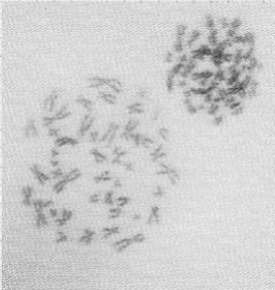
%> input picture Faculdade/PG/imagens/cromossomos.bmp, 275 x 290 px
$ octave dif.m   (GNU Octave 9; MATLAB toolbox functions it lacks are replaced by stand-ins)
%> lines starting %> are read from the running program, lines starting %| are printed output that depends on the picture
clear, close all,  clc
g1 = imread('cromossomos.bmp');
%> g1 is the input picture: size 290x275x3 uint8; min 63, max 250, mean 206.4
g2 = imread('fundo_cromossomos.bmp');
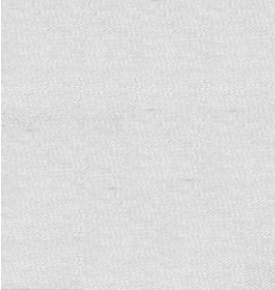
%> input picture Faculdade/PG/imagens/fundo_cromossomos.bmp, 275 x 290 px
%> g2 is the input picture: size 290x275x3 uint8; min 190, max 255, mean 221.6
%g1=rgb2gray(g1);
%g2=rgb2gray(g2);
figure, imshow(g1);
figure, imshow(g2);
g3 = imabsdiff(g2,g1);
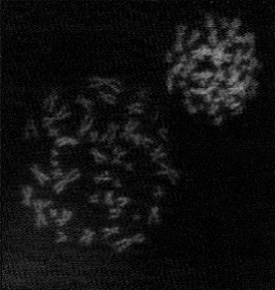
%> g3: size 290x275x3 uint8; min 0, max 157, mean 17
g4 = imcomplement(g3);
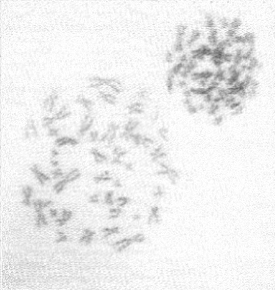
%> g4: size 290x275x3 uint8; min 98, max 255, mean 238
figure('Name', 'Imagem Original'),imshow(g1)
figure('Name', 'Histograma da Img. Original'), imhist(g1)
%> after `imhist(g1)`:
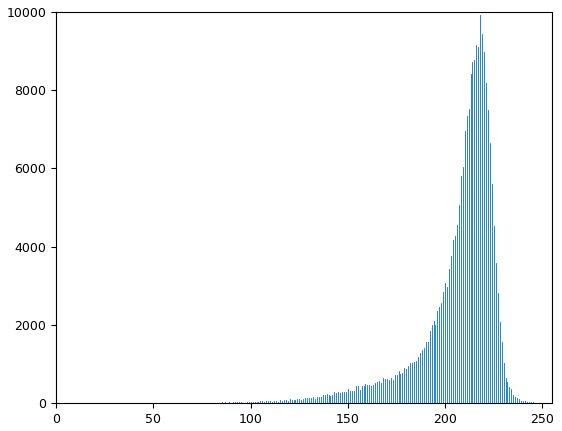
%> figure redrawn from the program's plot data; highest point at x = 218, y = 9924
figure('Name','Imagem do Fundo'), imshow(g2)
figure('Name','Histograma da Imagem do Fundo'), imhist(g2)
%> after `imhist(g2)`:
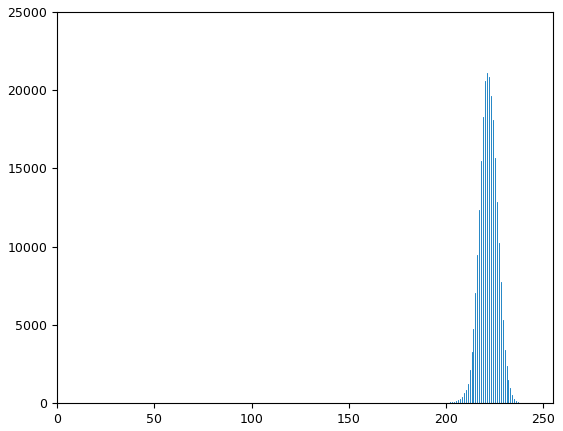
%> figure redrawn from the program's plot data; highest point at x = 221, y = 21120
figure('Name', 'Imagem Diferen鏰'), imshow(g3)
figure('Name', 'Histograma da Imagem Diferen鏰'), imhist(g3)
%> after `imhist(g3)`:
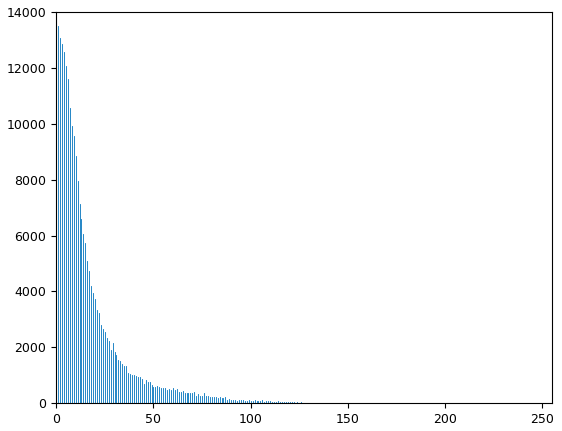
%> figure redrawn from the program's plot data; highest point at x = 1, y = 13503
figure('Name','Imagem resultado da subtra玢o complementada'), imshow(g4)
figure('Name','Histograma da Imagem complementada'), imhist(g4)
%> after `imhist(g4)`:
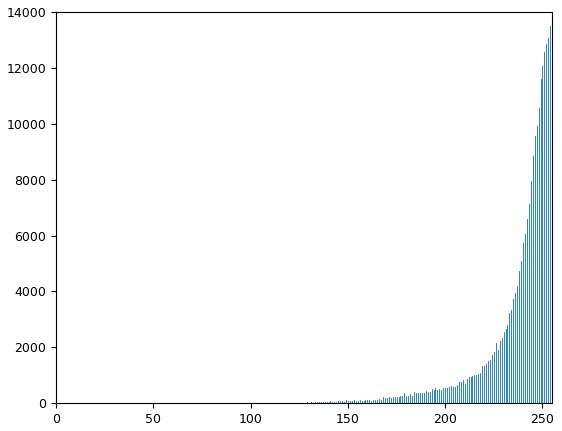
%> figure redrawn from the program's plot data; highest point at x = 254, y = 13503
